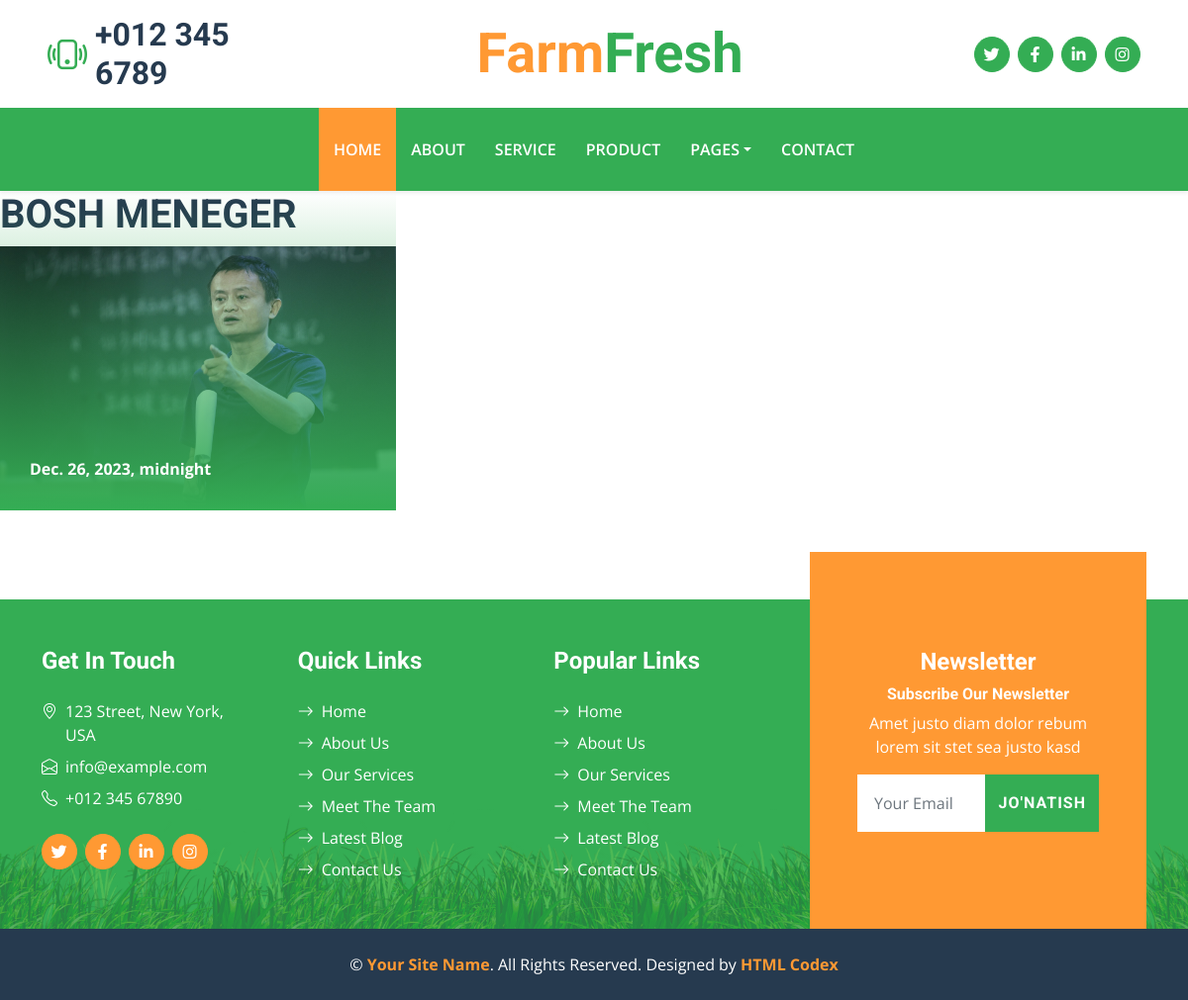
The app's page /lates/1 with its own data.
### blog/models.py (models this page shows, shortened)
class Late(models.Model):
    name = models.CharField(max_length=300)
    price = models.IntegerField()
    slug = models.SlugField(max_length=300)
    date = models.DateTimeField(auto_now_add=True)
    img = models.ImageField(upload_to='index/img')

### blog/views.py (the view)
# urls.py: path('lates/<int:id>', latesdetailview, name='latesDetail'),
def latesdetailview(request,id):
    try:
        lates=Late.objects.get(id=id)
        context = {
            "lates":lates
        }
    except lates.DoesNotExist:
        raise Http404("No lates found")
    return render(request,"lates_Detail.html",context=context)

### templates/lates_Detail.html (shortened to what this page needs)
{% extends 'base.html' %}
{% load static %}
{% block content %}
<div class="col-lg-4">
                    <div class="blog-item position-relative overflow-hidden">
                        <h1>{{lates.name}}</h1>
                        <img class="img-fluid" src={{lates.img.url}} alt="">
                        <a class="blog-overlay" href="">
                            <span class="text-white fw-bold">{{lates.date}}</span>
                        </a>
                    </div>
                </div>
{% endblock content %}

### static/css/style.css (style rules this page uses)
:root { --primary: #34AD54; --secondary: #FF9933; --light: #F6FFF2; --dark: #263A4F; }
.blog-item img { transition: .5s; }
.blog-overlay { position: absolute; padding: 30px; width: 100%; height: 100%; top: 0; left: 0; display: flex; flex-direction: column; align-items: flex-start; justify-content: flex-end; background: linear-gradient(rgba(52, 173, 84, 0), rgba(52, 173, 84, 1)); z-index: 1; }

### templates/base.html (style rules this page uses)
:root { --primary: #34AD54; --secondary: #FF9933; --light: #F6FFF2; --dark: #263A4F; }
.blog-item img { transition: .5s; }
.blog-overlay { position: absolute; padding: 30px; width: 100%; height: 100%; top: 0; left: 0; display: flex; flex-direction: column; align-items: flex-start; justify-content: flex-end; background: linear-gradient(rgba(52, 173, 84, 0), rgba(52, 173, 84, 1)); z-index: 1; }

### records on screen
Late: name "BOSH MENEGER", img (picture), date "Dec. 26, 2023, midnight"
